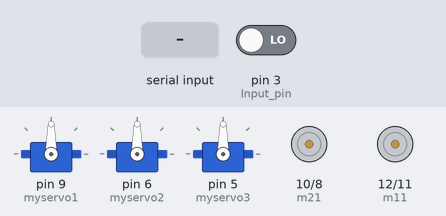
A sketch run on a simulated Arduino Uno, built with avr-gcc and run on an emulated ATmega328P. On the bench: 3 × servo, motor-driver pin pairs drawn as motors (green arrow = first pin HIGH = forward, orange = second pin HIGH = backward, longer = more drive). Inputs (shaded band) come from the test bench; at power-on: pin 3 (Input_pin) LOW.

Above: at 1.2 s.
1.3 s: "6" received over Serial
4.3 s: "1" received over Serial
At 5.0 s:
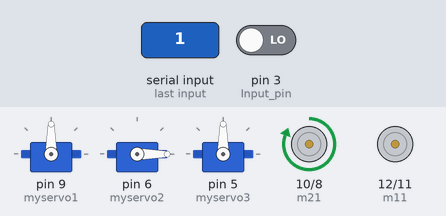
5.9 s: "2" received over Serial
At 6.4 s:
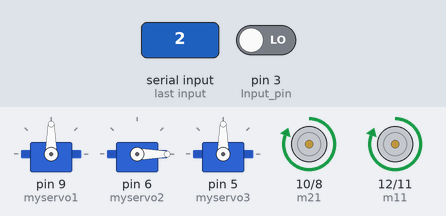
7.4 s: "3" received over Serial
At 8.6 s:
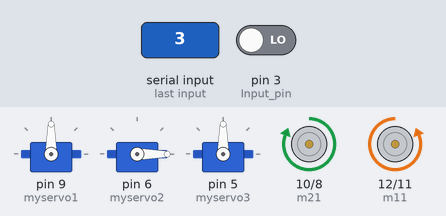
8.9 s: "4" received over Serial
At 9.9 s:
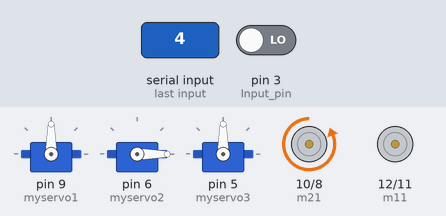
10.4 s: "7" received over Serial
Timing chart, 0 to 14.4 s (numbered marks = the images above; inputs shaded):
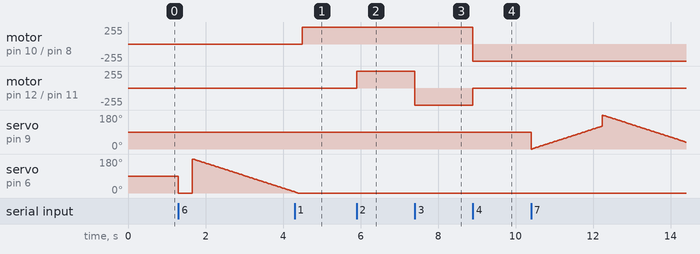

Measured:
- after the input at 4.3 s, motor on pin 10 (m21) / pin 8 (m22): stopped → forward 255/255 after 0.19 s
- after the input at 5.9 s, motor on pin 12 (m11) / pin 11 (m12): stopped → forward 255/255 at once
- after the input at 7.4 s, motor on pin 12 (m11) / pin 11 (m12): forward 255/255 → backward 255/255 at once
- after the input at 8.9 s, motor on pin 10 (m21) / pin 8 (m22): forward 255/255 → backward 255/255 at once; motor on pin 12 (m11) / pin 11 (m12): backward 255/255 → stopped at once

The sketch:

BT_Based_Combat_Robot.ino
```cpp
// (licence header left out)
#define m11 12  // Pin for rear motor
#define m12 11  // Pin for rear motor
#define m21 10  // Pin for front motor
#define m22 8   // Pin for front motor

#include <Servo.h>

Servo myservo1;  // Servo object for GUN
Servo myservo2;  // Servo object for TRIG
Servo myservo3;  // Servo object for Camera

int pos1 = 0;  // Variable to store servo position for GUN
int pos2 = 0;  // Variable to store servo position for TRIG
int pos3 = 0;  // Variable to store servo position for Camera

char str[2], i;  // Array to store incoming characters

void forward() {
  digitalWrite(m11, LOW);
  digitalWrite(m12, LOW);
  digitalWrite(m21, HIGH);
  digitalWrite(m22, LOW);
}

void backward() {
  digitalWrite(m11, LOW);
  digitalWrite(m12, LOW);
  digitalWrite(m21, LOW);
  digitalWrite(m22, HIGH);
}

void left() {
  digitalWrite(m11, HIGH);
  digitalWrite(m12, LOW);
  delay(100);
  digitalWrite(m21, HIGH);
  digitalWrite(m22, LOW);
}

void right() {
  digitalWrite(m11, LOW);
  digitalWrite(m12, HIGH);
  delay(100);
  digitalWrite(m21, HIGH);
  digitalWrite(m22, LOW);
}

void Stop() {
  digitalWrite(m11, LOW);
  digitalWrite(m12, LOW);
  digitalWrite(m21, LOW);
  digitalWrite(m22, LOW);
}

void gunservo() {
  for (pos1 = 0; pos1 <= 120; pos1 += 1) {
    myservo1.write(pos1);
    delay(15);
  }
  for (pos1 = 180; pos1 >= 0; pos1 -= 1) {
    myservo1.write(pos1);
    delay(15);
  }
}

void trigservo() {
  for (pos2 = 0; pos2 <= 35; pos2 += 1) {
    myservo2.write(pos1);
    delay(10);
  }
  for (pos2 = 180; pos2 >= 0; pos2 -= 1) {
    myservo2.write(pos2);
    delay(15);
  }
}

void camservo() {
  for (pos3 = 0; pos3 <= 160; pos3 += 1) {
    myservo3.write(pos3);
    delay(10);
  }
  for (pos3 = 180; pos3 >= 0; pos3 -= 1) {
    myservo3.write(pos3);
    delay(15);
  }
}

void setup() {
  myservo1.attach(9);  // Servo pin for GUN
  myservo2.attach(6);  // Servo pin for TRIG
  myservo3.attach(5);  // Servo pin for Camera

  Serial.begin(9600);    // Initialize serial communication
  pinMode(m11, OUTPUT);  // Set motor pins as output
  pinMode(m12, OUTPUT);
  pinMode(m21, OUTPUT);
  pinMode(m22, OUTPUT);
  pinMode(3, INPUT);  // Input pin

  // Initialize motors
  Stop();
}

void loop() {
  while (Serial.available()) {
    char ch = Serial.read();
    str[i++] = ch;

    // Execute commands based on received input
    if (str[i - 1] == '1') {
      forward();
      i = 0;
    } else if (str[i - 1] == '2') {
      left();
      i = 0;
    } else if (str[i - 1] == '3') {
      right();
      i = 0;
    } else if (str[i - 1] == '4') {
      backward();
      i = 0;
    } else if (str[i - 1] == '5') {
      Stop();
      i = 0;
    } else if (str[i - 1] == '6') {
      trigservo();
      i = 0;
    } else if (str[i - 1] == '7') {
      gunservo();
      i = 0;
    } else if (str[i - 1] == '8') {
      camservo();
      i = 0;
    }
    delay(100);
  }

  int x = digitalRead(3);  // Read input from pin 3
}
```
